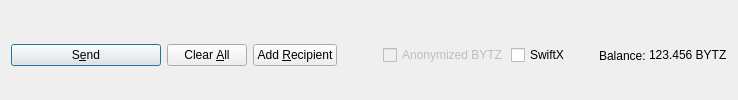
         <widget class="QFrame" name="frame_Send">
          <layout class="QHBoxLayout" name="horizontalLayout">
           <property name="bottomMargin">
            <number>0</number>
           </property>
           <item>
            <widget class="QPushButton" name="sendButton">
             <property name="minimumSize">
              <size>
               <width>150</width>
               <height>0</height>
              </size>
             </property>
             <property name="toolTip">
              <string>Confirm the send action</string>
             </property>
             <property name="text">
              <string>S&amp;end</string>
             </property>
             <property name="icon">
              <iconset resource="../bytz.qrc">
               <normaloff>:/icons/send</normaloff>:/icons/send</iconset>
             </property>
             <property name="autoDefault">
              <bool>false</bool>
             </property>
             <property name="default">
              <bool>true</bool>
             </property>
            </widget>
           </item>
           <item>
            <widget class="QPushButton" name="clearButton">
             <property name="sizePolicy">
              <sizepolicy hsizetype="Minimum" vsizetype="Fixed">
               <horstretch>0</horstretch>
               <verstretch>0</verstretch>
              </sizepolicy>
             </property>
             <property name="toolTip">
              <string>Clear all fields of the form.</string>
             </property>
             <property name="text">
              <string>Clear &amp;All</string>
             </property>
             <property name="icon">
              <iconset resource="../bytz.qrc">
               <normaloff>:/icons/remove</normaloff>:/icons/remove</iconset>
             </property>
             <property name="autoDefault">
              <bool>false</bool>
             </property>
            </widget>
           </item>
           <item>
            <widget class="QPushButton" name="addButton">
             <property name="toolTip">
              <string>Send to multiple recipients at once</string>
             </property>
             <property name="text">
              <string>Add &amp;Recipient</string>
             </property>
             <property name="icon">
              <iconset resource="../bytz.qrc">
               <normaloff>:/icons/add</normaloff>:/icons/add</iconset>
             </property>
             <property name="autoDefault">
              <bool>false</bool>
             </property>
            </widget>
           </item>
           <item>
            <spacer name="horizontalSpacer">
             <property name="orientation">
              <enum>Qt::Horizontal</enum>
             </property>
             <property name="sizeHint" stdset="0">
              <size>
               <width>40</width>
               <height>20</height>
              </size>
             </property>
            </spacer>
           </item>
           <item>
            <layout class="QHBoxLayout" name="horizontalLayout_2">
             <property name="spacing">
              <number>3</number>
             </property>
             <item>
              <widget class="QCheckBox" name="checkzBYTZ">
               <property name="enabled">
                <bool>false</bool>
               </property>
               <property name="text">
                <string>Anonymized BYTZ</string>
               </property>
              </widget>
             </item>
             <item>
              <widget class="QCheckBox" name="checkSwiftTX">
               <property name="enabled">
                <bool>true</bool>
               </property>
               <property name="minimumSize">
                <size>
                 <width>85</width>
                 <height>0</height>
                </size>
               </property>
               <property name="text">
                <string>SwiftX</string>
               </property>
              </widget>
             </item>
             <item>
              <widget class="QLabel" name="label">
               <property name="text">
                <string>Balance:</string>
               </property>
              </widget>
             </item>
             <item>
              <widget class="QLabel" name="labelBalance">
               <property name="sizePolicy">
                <sizepolicy hsizetype="Preferred" vsizetype="Fixed">
                 <horstretch>0</horstretch>
                 <verstretch>0</verstretch>
                </sizepolicy>
               </property>
               <property name="cursor">
                <cursorShape>IBeamCursor</cursorShape>
               </property>
               <property name="text">
                <string notr="true">123.456 BYTZ</string>
               </property>
               <property name="textInteractionFlags">
                <set>Qt::LinksAccessibleByMouse|Qt::TextSelectableByKeyboard|Qt::TextSelectableByMouse</set>
               </property>
              </widget>
             </item>
            </layout>
           </item>
          </layout>
         </widget>
